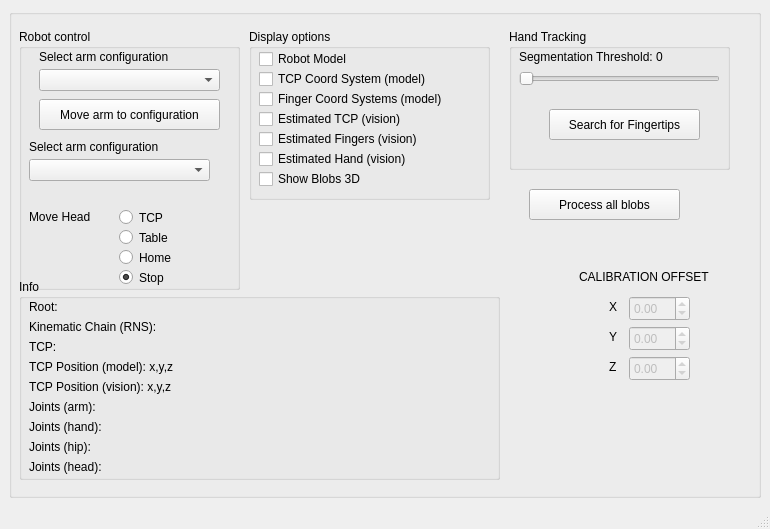
<?xml version="1.0" encoding="UTF-8"?>
<ui version="4.0">
 <class>MainWindowHandEyeCalibration</class>
 <widget class="QMainWindow" name="MainWindowHandEyeCalibration">
  <property name="geometry">
   <rect>
    <x>0</x>
    <y>0</y>
    <width>770</width>
    <height>529</height>
   </rect>
  </property>
  <property name="windowTitle">
   <string>Simox Hand-Eye Calibration</string>
  </property>
  <widget class="QWidget" name="centralwidget">
   <layout class="QGridLayout" name="gridLayout">
    <item row="0" column="0">
     <widget class="QGroupBox" name="groupBox">
      <property name="maximumSize">
       <size>
        <width>16777215</width>
        <height>16777215</height>
       </size>
      </property>
      <property name="mouseTracking">
       <bool>true</bool>
      </property>
      <property name="title">
       <string/>
      </property>
      <widget class="QGroupBox" name="groupBox_2">
       <property name="geometry">
        <rect>
         <x>240</x>
         <y>20</y>
         <width>241</width>
         <height>171</height>
        </rect>
       </property>
       <property name="title">
        <string>Display options</string>
       </property>
       <widget class="QCheckBox" name="checkBoxVisuRobotModel">
        <property name="geometry">
         <rect>
          <x>10</x>
          <y>20</y>
          <width>221</width>
          <height>20</height>
         </rect>
        </property>
        <property name="text">
         <string>Robot Model</string>
        </property>
       </widget>
       <widget class="QCheckBox" name="checkBoxVisuTCPCoordSystem">
        <property name="geometry">
         <rect>
          <x>10</x>
          <y>40</y>
          <width>211</width>
          <height>20</height>
         </rect>
        </property>
        <property name="text">
         <string>TCP Coord System (model)</string>
        </property>
       </widget>
       <widget class="QCheckBox" name="checkBoxVisuTCPEstimated">
        <property name="geometry">
         <rect>
          <x>10</x>
          <y>80</y>
          <width>221</width>
          <height>20</height>
         </rect>
        </property>
        <property name="text">
         <string>Estimated TCP (vision)</string>
        </property>
       </widget>
       <widget class="QCheckBox" name="checkBoxVisuFingerEstimated">
        <property name="geometry">
         <rect>
          <x>10</x>
          <y>100</y>
          <width>221</width>
          <height>20</height>
         </rect>
        </property>
        <property name="text">
         <string>Estimated Fingers (vision)</string>
        </property>
       </widget>
       <widget class="QCheckBox" name="checkBoxVisuFingerCoordSystems">
        <property name="geometry">
         <rect>
          <x>10</x>
          <y>60</y>
          <width>221</width>
          <height>20</height>
         </rect>
        </property>
        <property name="text">
         <string>Finger Coord Systems (model)</string>
        </property>
       </widget>
       <widget class="QCheckBox" name="checkBoxVisuHandEstimated">
        <property name="geometry">
         <rect>
          <x>10</x>
          <y>120</y>
          <width>221</width>
          <height>20</height>
         </rect>
        </property>
        <property name="text">
         <string>Estimated Hand (vision)</string>
        </property>
       </widget>
       <widget class="QCheckBox" name="checkBoxBlobs3D">
        <property name="geometry">
         <rect>
          <x>10</x>
          <y>140</y>
          <width>221</width>
          <height>20</height>
         </rect>
        </property>
        <property name="text">
         <string>Show Blobs 3D</string>
        </property>
       </widget>
      </widget>
      <widget class="QGroupBox" name="groupBox_5">
       <property name="geometry">
        <rect>
         <x>500</x>
         <y>20</y>
         <width>221</width>
         <height>141</height>
        </rect>
       </property>
       <property name="title">
        <string>Hand Tracking</string>
       </property>
       <widget class="QSlider" name="horizontalSliderSegThreshold">
        <property name="geometry">
         <rect>
          <x>10</x>
          <y>40</y>
          <width>201</width>
          <height>20</height>
         </rect>
        </property>
        <property name="maximum">
         <number>1000</number>
        </property>
        <property name="pageStep">
         <number>50</number>
        </property>
        <property name="orientation">
         <enum>Qt::Horizontal</enum>
        </property>
       </widget>
       <widget class="QLabel" name="labelSegThreshold">
        <property name="geometry">
         <rect>
          <x>10</x>
          <y>20</y>
          <width>201</width>
          <height>16</height>
         </rect>
        </property>
        <property name="text">
         <string>Segmentation Threshold: 0</string>
        </property>
       </widget>
       <widget class="QPushButton" name="pushButtonSearchFingertips">
        <property name="geometry">
         <rect>
          <x>40</x>
          <y>80</y>
          <width>151</width>
          <height>31</height>
         </rect>
        </property>
        <property name="text">
         <string>Search for Fingertips</string>
        </property>
       </widget>
      </widget>
      <widget class="QGroupBox" name="groupBox_3">
       <property name="geometry">
        <rect>
         <x>10</x>
         <y>20</y>
         <width>221</width>
         <height>261</height>
        </rect>
       </property>
       <property name="title">
        <string>Robot control</string>
       </property>
       <property name="flat">
        <bool>false</bool>
       </property>
       <widget class="QComboBox" name="comboBoxArmConfig">
        <property name="geometry">
         <rect>
          <x>20</x>
          <y>40</y>
          <width>181</width>
          <height>22</height>
         </rect>
        </property>
       </widget>
       <widget class="QLabel" name="label">
        <property name="geometry">
         <rect>
          <x>20</x>
          <y>20</y>
          <width>181</width>
          <height>16</height>
         </rect>
        </property>
        <property name="text">
         <string>Select arm configuration</string>
        </property>
       </widget>
       <widget class="QPushButton" name="pushButtonMoveArmConfig">
        <property name="geometry">
         <rect>
          <x>20</x>
          <y>70</y>
          <width>181</width>
          <height>31</height>
         </rect>
        </property>
        <property name="text">
         <string>Move arm to configuration</string>
        </property>
       </widget>
       <widget class="QComboBox" name="comboBoxPreshape">
        <property name="geometry">
         <rect>
          <x>10</x>
          <y>130</y>
          <width>181</width>
          <height>22</height>
         </rect>
        </property>
       </widget>
       <widget class="QLabel" name="label_2">
        <property name="geometry">
         <rect>
          <x>10</x>
          <y>110</y>
          <width>181</width>
          <height>16</height>
         </rect>
        </property>
        <property name="text">
         <string>Select arm configuration</string>
        </property>
       </widget>
       <widget class="QRadioButton" name="radioButtonLookTCP">
        <property name="geometry">
         <rect>
          <x>100</x>
          <y>180</y>
          <width>82</width>
          <height>17</height>
         </rect>
        </property>
        <property name="text">
         <string>TCP</string>
        </property>
       </widget>
       <widget class="QRadioButton" name="radioButtonLookTable">
        <property name="geometry">
         <rect>
          <x>100</x>
          <y>200</y>
          <width>82</width>
          <height>17</height>
         </rect>
        </property>
        <property name="text">
         <string>Table</string>
        </property>
       </widget>
       <widget class="QRadioButton" name="radioButtonLookHome">
        <property name="geometry">
         <rect>
          <x>100</x>
          <y>220</y>
          <width>82</width>
          <height>17</height>
         </rect>
        </property>
        <property name="text">
         <string>Home</string>
        </property>
        <property name="checked">
         <bool>false</bool>
        </property>
       </widget>
       <widget class="QLabel" name="label_3">
        <property name="geometry">
         <rect>
          <x>10</x>
          <y>180</y>
          <width>81</width>
          <height>16</height>
         </rect>
        </property>
        <property name="text">
         <string>Move Head</string>
        </property>
       </widget>
       <widget class="QRadioButton" name="radioButtonStopHead">
        <property name="geometry">
         <rect>
          <x>100</x>
          <y>240</y>
          <width>82</width>
          <height>17</height>
         </rect>
        </property>
        <property name="text">
         <string>Stop</string>
        </property>
        <property name="checked">
         <bool>true</bool>
        </property>
       </widget>
      </widget>
      <widget class="QGroupBox" name="groupBox_4">
       <property name="geometry">
        <rect>
         <x>10</x>
         <y>270</y>
         <width>481</width>
         <height>201</height>
        </rect>
       </property>
       <property name="cursor">
        <cursorShape>IBeamCursor</cursorShape>
       </property>
       <property name="focusPolicy">
        <enum>Qt::ClickFocus</enum>
       </property>
       <property name="title">
        <string>Info</string>
       </property>
       <widget class="QLabel" name="labelRNS">
        <property name="geometry">
         <rect>
          <x>10</x>
          <y>40</y>
          <width>701</width>
          <height>16</height>
         </rect>
        </property>
        <property name="text">
         <string>Kinematic Chain (RNS): &lt;none&gt;</string>
        </property>
        <property name="textInteractionFlags">
         <set>Qt::LinksAccessibleByMouse|Qt::TextSelectableByKeyboard|Qt::TextSelectableByMouse</set>
        </property>
       </widget>
       <widget class="QLabel" name="labelTCP">
        <property name="geometry">
         <rect>
          <x>10</x>
          <y>60</y>
          <width>711</width>
          <height>16</height>
         </rect>
        </property>
        <property name="text">
         <string>TCP: &lt;none&gt;</string>
        </property>
        <property name="textInteractionFlags">
         <set>Qt::LinksAccessibleByMouse|Qt::TextSelectableByKeyboard|Qt::TextSelectableByMouse</set>
        </property>
       </widget>
       <widget class="QLabel" name="labelRoot">
        <property name="geometry">
         <rect>
          <x>10</x>
          <y>20</y>
          <width>691</width>
          <height>16</height>
         </rect>
        </property>
        <property name="text">
         <string>Root: &lt;none&gt;</string>
        </property>
        <property name="textInteractionFlags">
         <set>Qt::LinksAccessibleByMouse|Qt::TextSelectableByKeyboard|Qt::TextSelectableByMouse</set>
        </property>
       </widget>
       <widget class="QLabel" name="labelTCPPosModel">
        <property name="geometry">
         <rect>
          <x>10</x>
          <y>80</y>
          <width>701</width>
          <height>16</height>
         </rect>
        </property>
        <property name="cursor">
         <cursorShape>IBeamCursor</cursorShape>
        </property>
        <property name="mouseTracking">
         <bool>true</bool>
        </property>
        <property name="focusPolicy">
         <enum>Qt::ClickFocus</enum>
        </property>
        <property name="text">
         <string>TCP Position (model): x,y,z</string>
        </property>
        <property name="textInteractionFlags">
         <set>Qt::LinksAccessibleByMouse|Qt::TextSelectableByKeyboard|Qt::TextSelectableByMouse</set>
        </property>
       </widget>
       <widget class="QLabel" name="labelTCPPosVision">
        <property name="geometry">
         <rect>
          <x>10</x>
          <y>100</y>
          <width>491</width>
          <height>16</height>
         </rect>
        </property>
        <property name="text">
         <string>TCP Position (vision): x,y,z</string>
        </property>
        <property name="textInteractionFlags">
         <set>Qt::LinksAccessibleByMouse|Qt::TextSelectableByKeyboard|Qt::TextSelectableByMouse</set>
        </property>
       </widget>
       <widget class="QLabel" name="labelJointsArm">
        <property name="geometry">
         <rect>
          <x>10</x>
          <y>120</y>
          <width>711</width>
          <height>16</height>
         </rect>
        </property>
        <property name="text">
         <string>Joints (arm):</string>
        </property>
        <property name="textInteractionFlags">
         <set>Qt::LinksAccessibleByMouse|Qt::TextSelectableByKeyboard|Qt::TextSelectableByMouse</set>
        </property>
       </widget>
       <widget class="QLabel" name="labelJointsHand">
        <property name="geometry">
         <rect>
          <x>10</x>
          <y>140</y>
          <width>711</width>
          <height>16</height>
         </rect>
        </property>
        <property name="text">
         <string>Joints (hand):</string>
        </property>
        <property name="textInteractionFlags">
         <set>Qt::LinksAccessibleByMouse|Qt::TextSelectableByKeyboard|Qt::TextSelectableByMouse</set>
        </property>
       </widget>
       <widget class="QLabel" name="labelJointsHip">
        <property name="geometry">
         <rect>
          <x>10</x>
          <y>160</y>
          <width>711</width>
          <height>16</height>
         </rect>
        </property>
        <property name="text">
         <string>Joints (hip):</string>
        </property>
        <property name="textInteractionFlags">
         <set>Qt::LinksAccessibleByMouse|Qt::TextSelectableByKeyboard|Qt::TextSelectableByMouse</set>
        </property>
       </widget>
       <widget class="QLabel" name="labelJointsHead">
        <property name="geometry">
         <rect>
          <x>10</x>
          <y>180</y>
          <width>711</width>
          <height>16</height>
         </rect>
        </property>
        <property name="text">
         <string>Joints (head):</string>
        </property>
        <property name="textInteractionFlags">
         <set>Qt::LinksAccessibleByMouse|Qt::TextSelectableByKeyboard|Qt::TextSelectableByMouse</set>
        </property>
       </widget>
      </widget>
      <widget class="QPushButton" name="pushButtonProcessAllBlobs">
       <property name="geometry">
        <rect>
         <x>520</x>
         <y>180</y>
         <width>151</width>
         <height>31</height>
        </rect>
       </property>
       <property name="text">
        <string>Process all blobs</string>
       </property>
      </widget>
      <widget class="QDoubleSpinBox" name="doubleSpinBoxOffsetX">
       <property name="enabled">
        <bool>false</bool>
       </property>
       <property name="geometry">
        <rect>
         <x>620</x>
         <y>287</y>
         <width>61</width>
         <height>25</height>
        </rect>
       </property>
       <property name="minimum">
        <double>-1000.000000000000000</double>
       </property>
       <property name="maximum">
        <double>1000.000000000000000</double>
       </property>
      </widget>
      <widget class="QDoubleSpinBox" name="doubleSpinBoxOffsetY">
       <property name="enabled">
        <bool>false</bool>
       </property>
       <property name="geometry">
        <rect>
         <x>620</x>
         <y>317</y>
         <width>61</width>
         <height>25</height>
        </rect>
       </property>
       <property name="minimum">
        <double>-1000.000000000000000</double>
       </property>
       <property name="maximum">
        <double>1000.000000000000000</double>
       </property>
      </widget>
      <widget class="QDoubleSpinBox" name="doubleSpinBoxOffsetZ">
       <property name="enabled">
        <bool>false</bool>
       </property>
       <property name="geometry">
        <rect>
         <x>620</x>
         <y>347</y>
         <width>61</width>
         <height>25</height>
        </rect>
       </property>
       <property name="minimum">
        <double>-1000.000000000000000</double>
       </property>
       <property name="maximum">
        <double>1000.000000000000000</double>
       </property>
      </widget>
      <widget class="QLabel" name="label_4">
       <property name="geometry">
        <rect>
         <x>600</x>
         <y>290</y>
         <width>16</width>
         <height>16</height>
        </rect>
       </property>
       <property name="text">
        <string>X</string>
       </property>
      </widget>
      <widget class="QLabel" name="label_5">
       <property name="geometry">
        <rect>
         <x>600</x>
         <y>320</y>
         <width>16</width>
         <height>16</height>
        </rect>
       </property>
       <property name="text">
        <string>Y</string>
       </property>
      </widget>
      <widget class="QLabel" name="label_6">
       <property name="geometry">
        <rect>
         <x>600</x>
         <y>350</y>
         <width>16</width>
         <height>16</height>
        </rect>
       </property>
       <property name="text">
        <string>Z</string>
       </property>
      </widget>
      <widget class="QLabel" name="label_7">
       <property name="geometry">
        <rect>
         <x>570</x>
         <y>260</y>
         <width>141</width>
         <height>16</height>
        </rect>
       </property>
       <property name="text">
        <string>CALIBRATION OFFSET</string>
       </property>
      </widget>
     </widget>
    </item>
   </layout>
  </widget>
  <widget class="QMenuBar" name="menubar">
   <property name="geometry">
    <rect>
     <x>0</x>
     <y>0</y>
     <width>770</width>
     <height>23</height>
    </rect>
   </property>
  </widget>
  <widget class="QStatusBar" name="statusbar"/>
 </widget>
 <resources/>
 <connections/>
</ui>
